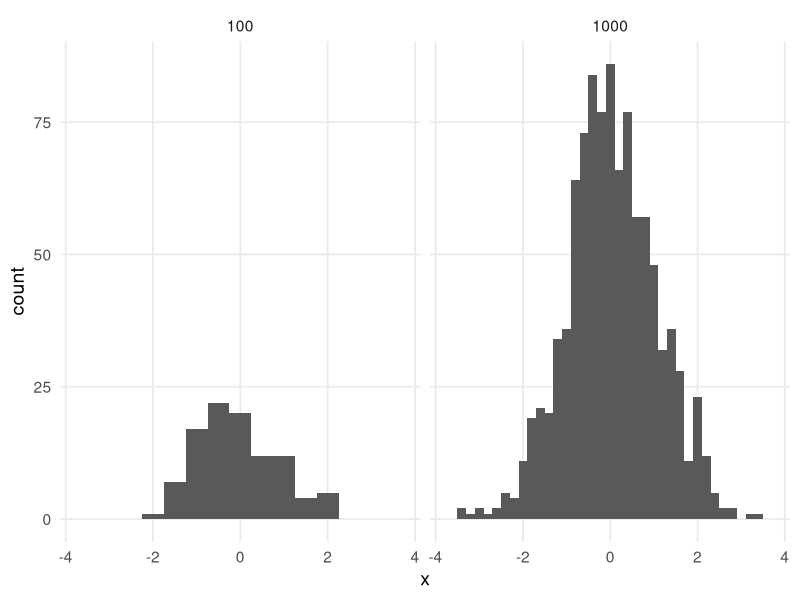
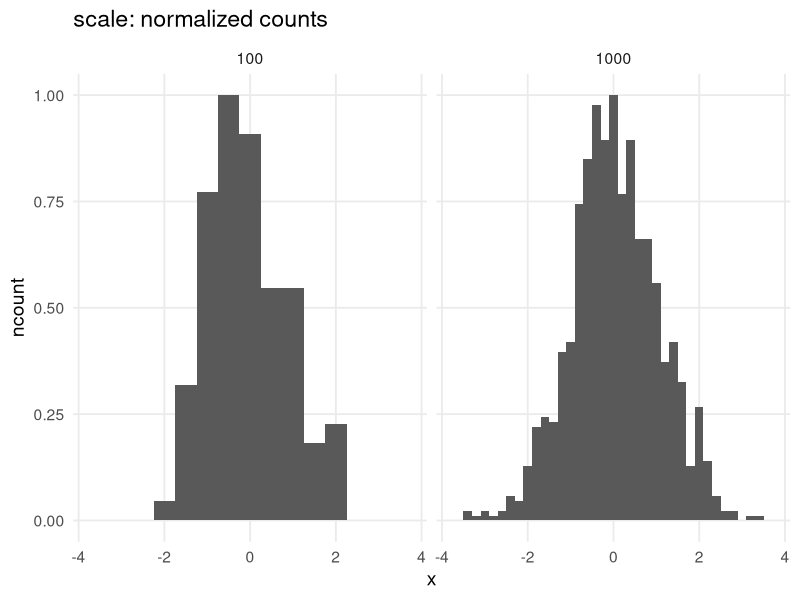
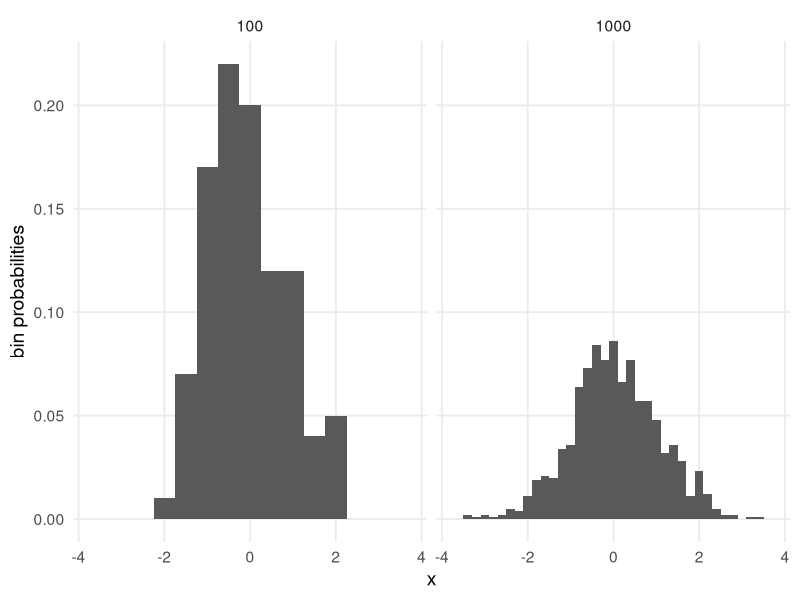
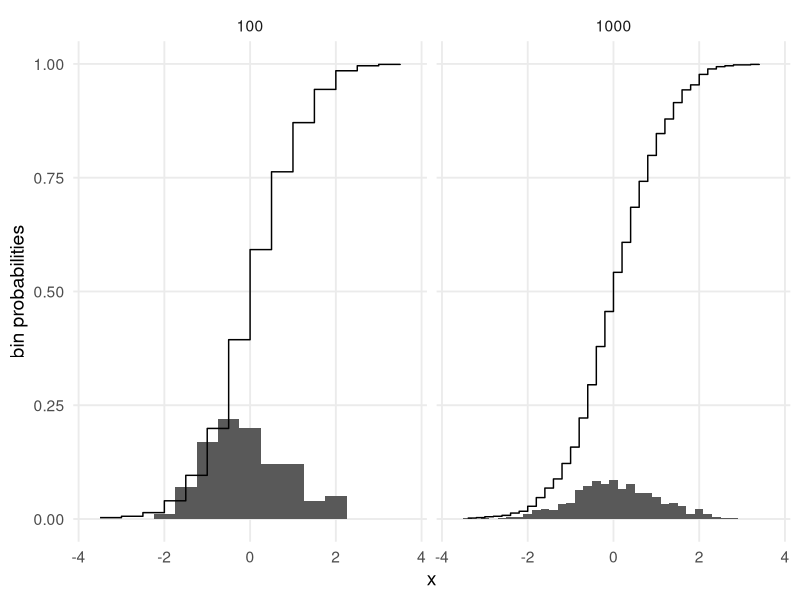
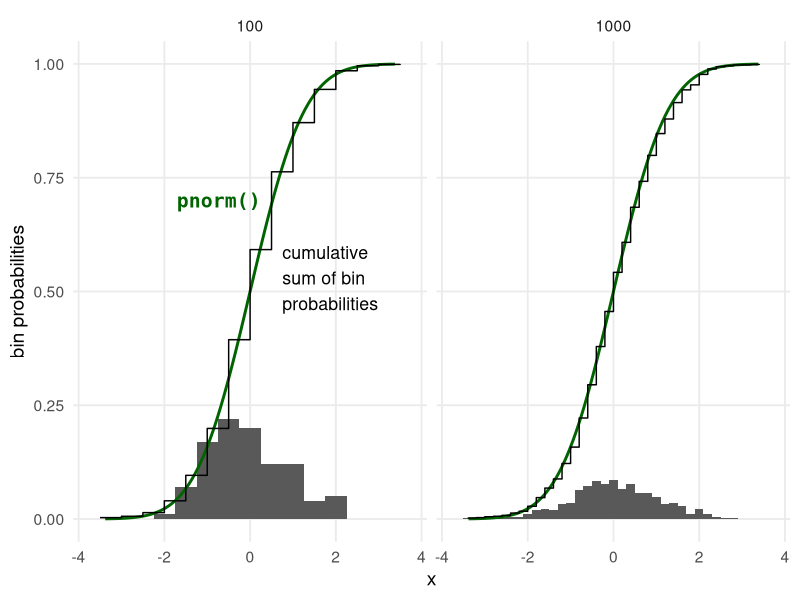
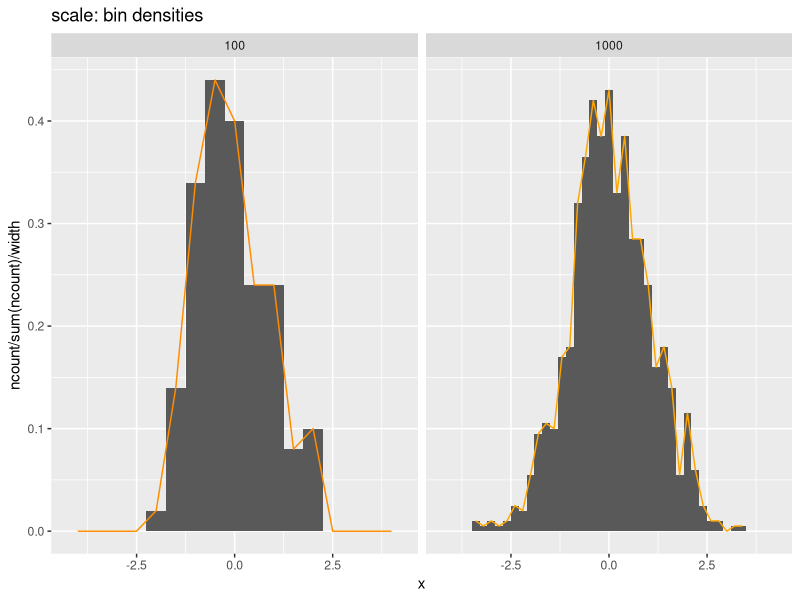
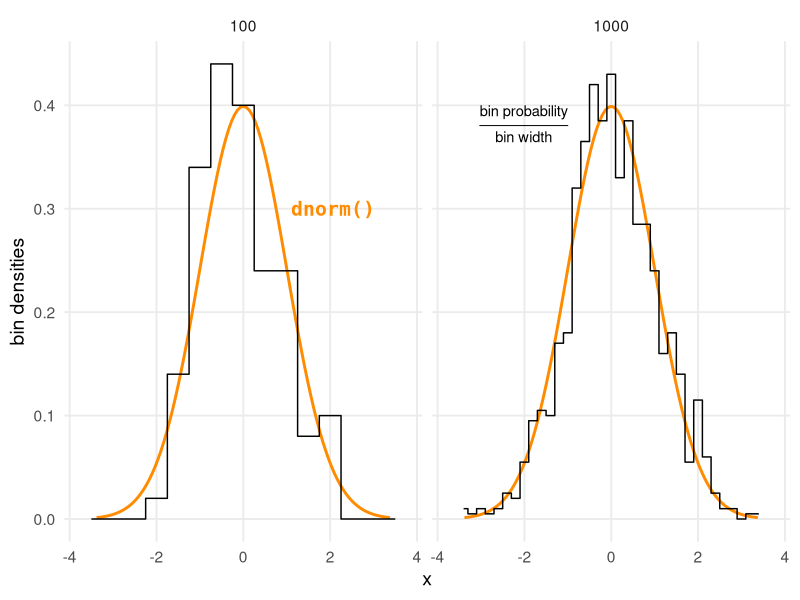

Write the R code that produced these figures, in order. (Note: this script raises an error after producing the figures.)
## ---- chunk 1
knitr::opts_chunk$set(
  echo = TRUE
)
## ---- chunk 2
arm::invlogit
## ---- chunk 3
boot::inv.logit
## ---- chunk 4
library(tidyverse)
rnorm(10, mean = 0, sd = 1)
rnorm(20, mean = 10, sd = 2)
## ---- chunk 5
set.seed(20211123)
draws_norm <- tibble(
  x = rnorm(1000, mean = 0, sd = 1)
)

current_theme <- theme_minimal(base_size = 14) +
  theme(panel.grid.minor = element_blank())

ggplot(draws_norm) + 
  aes(x = x) + 
  geom_histogram(
    data = . %>% head(100) %>% mutate(n = 100),
    binwidth = .5
  ) +
  geom_histogram(
    data = . %>% mutate(n = 1000),
    binwidth = .2
  ) +
  facet_wrap("n") +
  current_theme

# 
# draws_animation = draws_norm %>% 
#   mutate(
#     batch = ntile(seq_along(x), 10),
#   ) %>% 
#   nest(data = x) %>% 
#   mutate(
#     data = purrr::accumulate(data, bind_rows)
#   ) %>% 
#   unnest(data) %>% 
#   rename(x = data)
# 
# library(gganimate)
# ggplot(draws_animation) + 
#   aes(x = x) + 
#   geom_histogram(aes(y = stat(ncount)), bins = 50) + 
#   transition_states(batch)
## ---- chunk 6
ggplot(draws_norm) + 
  aes(x = x) + 
  geom_histogram(
    aes(y = stat(ncount)),
    data = . %>% head(100) %>% mutate(n = 100),
    binwidth = .5
  ) +
  geom_histogram(
    aes(y = stat(ncount)),
    data = . %>% mutate(n = 1000),
    binwidth = .2
  ) +
  facet_wrap("n") + 
  ggtitle("scale: normalized counts") +
  current_theme
## ---- chunk 7
ggplot(draws_norm) + 
  aes(x = x) + 
  geom_histogram(
    aes(y = stat(ncount / sum(ncount))),
    data = . %>% head(100) %>% mutate(n = 100),
    binwidth = .5
  ) +
  geom_histogram(
    aes(y = stat(ncount / sum(ncount))),
    data = . %>% mutate(n = 1000),
    binwidth = .2
  ) +
  # geom_freqpoly(
  #   aes(y = stat(cumsum(ncount / sum(ncount)))),
  #   data = . %>% mutate(n = 100),
  #   binwidth = .5
  # ) +
  # geom_freqpoly(
  #   aes(y = stat(cumsum(ncount / sum(ncount)))),
  #   data = . %>% mutate(n = 1000),
  #   binwidth = .2
  # ) + 
  facet_wrap("n") +
  labs(y = "bin probabilities") + 
  current_theme
## ---- chunk 8
ggplot(draws_norm) + 
  aes(x = x) + 
  geom_histogram(
    aes(y = stat(ncount / sum(ncount))),
    data = . %>% head(100) %>% mutate(n = 100),
    binwidth = .5,
    # color = "white"
  ) +
  geom_histogram(
    aes(y = stat(ncount / sum(ncount))),
    data = . %>% mutate(n = 1000),
    binwidth = .2,
    # color = "white"
  ) +
  stat_bin(
    aes(y = stat(cumsum(ncount / sum(ncount)))),
    data = . %>% mutate(n = 100),
    binwidth = .5,
    geom = "step"
  ) + 
  stat_bin(
    aes(y = stat(cumsum(ncount / sum(ncount)))),
    data = . %>% mutate(n = 1000),
    binwidth = .2,
    geom = "step"
  ) + 
  facet_wrap("n") +

  facet_wrap("n") +
  labs(y = "bin probabilities") + 
  current_theme
## ---- chunk 9
pnorm(q = -1, mean = 0, sd = 1)

mean(draws_norm$x[1:1000] <= -1)
## ---- chunk 10
#| pnorm-labeled, fig.width = 6, fig.height = 4
ggplot(draws_norm) + 
  aes(x = x) + 
  geom_histogram(
    aes(y = stat(ncount / sum(ncount))),
    data = . %>% head(100) %>% mutate(n = 100),
    binwidth = .5,
    # color = "white"
  ) +
  geom_histogram(
    aes(y = stat(ncount / sum(ncount))),
    data = . %>% mutate(n = 1000),
    binwidth = .2,
    # color = "white"
  ) +
  stat_function(fun = pnorm, color = "darkgreen", size = 1) +
  geom_text(
    data = data.frame(n = 100),
    x = .25, y = .70, 
    label = "pnorm()", 
    hjust = 1, 
    color = "darkgreen",
    family = "consolas", 
    fontface = "bold",
    size = 5
  ) +
  geom_text(
    data = data.frame(n = 100),
    x = .75, 
    y = .60, 
    label = "cumulative\nsum of bin\nprobabilities", 
    hjust = 0, 
    size = 4.5, 
    vjust = 1
  ) +
  stat_bin(
    aes(y = stat(cumsum(ncount / sum(ncount)))),
    data = . %>% mutate(n = 100),
    binwidth = .5,
    geom = "step"
  ) + 
  stat_bin(
    aes(y = stat(cumsum(ncount / sum(ncount)))),
    data = . %>% mutate(n = 1000),
    binwidth = .2,
    geom = "step"
  ) + 
  facet_wrap("n") +
  # geom_freqpoly(
  #   aes(y = stat(cumsum(ncount / sum(ncount)))),
  #   data = . %>% mutate(n = 100),
  #   binwidth = .5
  # ) +
  # geom_freqpoly(
  #   aes(y = stat(cumsum(ncount / sum(ncount)))),
  #   data = . %>% mutate(n = 1000),
  #   binwidth = .2
  # ) + 
  facet_wrap("n") +
  labs(y = "bin probabilities") + 
  theme_minimal(base_size = 14) +
  theme(panel.grid.minor = element_blank())
## ---- chunk 11
ggplot(draws_norm) + 
  aes(x = x) + 
  geom_histogram(
    aes(y = stat(ncount / sum(ncount) / width)),
    data = . %>% head(100) %>% mutate(n = 100),
    binwidth = .5
  ) +
  geom_histogram(
    aes(y = stat(ncount / sum(ncount) / width)),
    data = . %>% mutate(n = 1000),
    binwidth = .2
  ) +
  geom_freqpoly(
    aes(y = stat(density)),
    data = . %>% head(100) %>% mutate(n = 100),
    binwidth = .5,
    color = "darkorange"
  ) +
  stat_bin(
    aes(y = stat(density)),
    data = . %>% mutate(n = 1000),
    binwidth = .2,
    color = "orange",
    geom = "line"
  ) +

  facet_wrap("n") +
  ggtitle("scale: bin densities")
## ---- chunk 12
#| dnorm-labeled, fig.width = 6, fig.height = 4
ggplot(draws_norm) + 
  aes(x = x) + 
  stat_function(fun = dnorm, color = "darkorange", size = 1) +
  geom_step(
    aes(y = stat(ncount / sum(ncount) / width)),
    data = . %>% head(100) %>% mutate(n = 100),
    binwidth = .5,
    stat = "bin", 
    direction = "mid"
  ) +
  geom_step(
    aes(y = stat(ncount / sum(ncount) / width)),
    data = . %>% mutate(n = 1000),
    binwidth = .2,
    stat = "bin",
    direction = "mid"
  ) +
  geom_text(
    data = data.frame(n = 100),
    x = 1.1, y = .30, 
    label = "dnorm()", 
    hjust = 0, 
    color = "darkorange",
    family = "consolas", 
    fontface = "bold",
    size = 5
  ) +
  geom_text(
    data = data.frame(n = 1000),
    x = -1, 
    y = .40, 
    label = expression(
      frac(
        paste("bin probability"), 
        paste("bin width")
      )
    ), 
    parse = TRUE,
    hjust = 1, 
    size = 3.7, 
    vjust = 1
  ) +
  facet_wrap("n") +
  labs(y = "bin densities") + 
  current_theme + 
  coord_cartesian(clip = "off")

## ---- chunk 13
# # density(draws_norm$x, n = 20)$y %>% sum
# # density(draws_norm$x, n = 20)$y %>% sum
# draws_norm %>% 
#   arrange(x) %>% 
#   mutate(
#     step = ppoints(x),
#     y = dnorm(x)
#   ) %>% 
#   ggplot() + 
#     aes(x = x, y = y) + 
#     geom_point()


  # geom_freqpoly(
  #   aes(y = stat(cumsum(ncount / sum(ncount)))),
  #   data = . %>% mutate(n = 1000),
  #   binwidth = .2, color = "blue"
  # ) +
  # stat_bin(
  #   aes(y = stat(cumsum(ncount / sum(ncount)) / .2), group = n),
  #   data = . %>% mutate(n = 1000),
  #   binwidth = .2,
  #   geom = "bar"
  # ) +
  # facet_wrap("n")
## ---- chunk 14
ggplot() + 
  stat_function(
    fun = rnorm, 
    args = list(n = 100, mean = 10, sd = 2),
    geom = "bin", 
  )

## ---- chunk 15
.parent_doc <- knitr::current_input()
## ---- chunk 16
